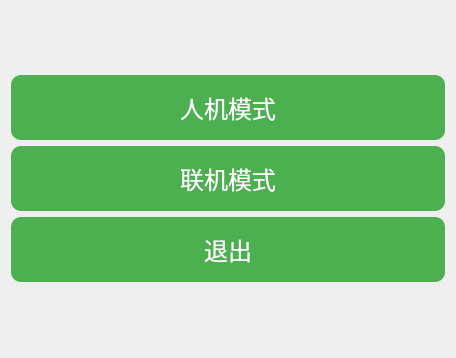
<?xml version="1.0" encoding="UTF-8"?>
<ui version="4.0">
 <class>InitDlg</class>
 <widget class="QWidget" name="InitDlg">
  <property name="geometry">
   <rect>
    <x>0</x>
    <y>0</y>
    <width>456</width>
    <height>358</height>
   </rect>
  </property>
  <property name="cursor">
   <cursorShape>PointingHandCursor</cursorShape>
  </property>
  <property name="mouseTracking">
   <bool>false</bool>
  </property>
  <property name="windowTitle">
   <string>Gobang</string>
  </property>
  <property name="autoFillBackground">
   <bool>false</bool>
  </property>
  <property name="styleSheet">
   <string notr="true">    QPushButton {
      padding: 15px 25px;
      font-size: 24px;
      text-align: center;
      text-decoration: none;
      outline: none;
      color: #fff;
      background-color: #4CAF50;
      border: none;
      border-radius: 10px;
    }

QPushButton:hover {
      background-color: #3e8e41
}

QPushButton:disabled{
	background-color: rgb(34, 80, 36);
}
QPushButton:pressed{
	background-color: rgb(45, 104, 47);
}</string>
  </property>
  <layout class="QVBoxLayout" name="verticalLayout_2">
   <item>
    <layout class="QVBoxLayout" name="verticalLayout">
     <item>
      <widget class="QPushButton" name="btn1">
       <property name="styleSheet">
        <string notr="true"/>
       </property>
       <property name="text">
        <string>人机模式</string>
       </property>
      </widget>
     </item>
     <item>
      <widget class="QPushButton" name="btn2">
       <property name="styleSheet">
        <string notr="true"/>
       </property>
       <property name="text">
        <string>联机模式</string>
       </property>
      </widget>
     </item>
     <item>
      <widget class="QPushButton" name="btnExit">
       <property name="styleSheet">
        <string notr="true"/>
       </property>
       <property name="text">
        <string>退出</string>
       </property>
      </widget>
     </item>
    </layout>
   </item>
  </layout>
 </widget>
 <resources/>
 <connections/>
</ui>
